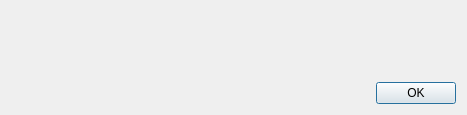
<?xml version="1.0" encoding="UTF-8"?>
<ui version="4.0">
 <class>Dialog</class>
 <widget class="QDialog" name="Dialog">
  <property name="geometry">
   <rect>
    <x>0</x>
    <y>0</y>
    <width>467</width>
    <height>115</height>
   </rect>
  </property>
  <property name="sizePolicy">
   <sizepolicy hsizetype="Minimum" vsizetype="Minimum">
    <horstretch>0</horstretch>
    <verstretch>0</verstretch>
   </sizepolicy>
  </property>
  <property name="windowTitle">
   <string>Message</string>
  </property>
  <layout class="QVBoxLayout" name="verticalLayout">
   <item>
    <widget class="QLabel" name="label">
     <property name="font">
      <font>
       <pointsize>12</pointsize>
      </font>
     </property>
     <property name="text">
      <string/>
     </property>
     <property name="alignment">
      <set>Qt::AlignCenter</set>
     </property>
     <property name="wordWrap">
      <bool>true</bool>
     </property>
    </widget>
   </item>
   <item>
    <widget class="QDialogButtonBox" name="buttonBox">
     <property name="orientation">
      <enum>Qt::Horizontal</enum>
     </property>
     <property name="standardButtons">
      <set>QDialogButtonBox::Ok</set>
     </property>
    </widget>
   </item>
  </layout>
 </widget>
 <resources/>
 <connections>
  <connection>
   <sender>buttonBox</sender>
   <signal>accepted()</signal>
   <receiver>Dialog</receiver>
   <slot>accept()</slot>
   <hints>
    <hint type="sourcelabel">
     <x>248</x>
     <y>254</y>
    </hint>
    <hint type="destinationlabel">
     <x>157</x>
     <y>274</y>
    </hint>
   </hints>
  </connection>
  <connection>
   <sender>buttonBox</sender>
   <signal>rejected()</signal>
   <receiver>Dialog</receiver>
   <slot>reject()</slot>
   <hints>
    <hint type="sourcelabel">
     <x>316</x>
     <y>260</y>
    </hint>
    <hint type="destinationlabel">
     <x>286</x>
     <y>274</y>
    </hint>
   </hints>
  </connection>
 </connections>
</ui>
